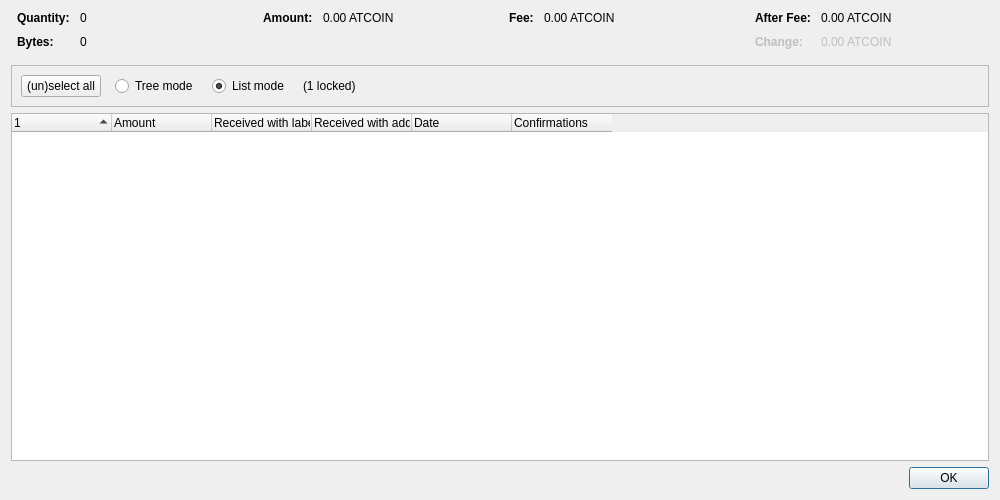
<?xml version="1.0" encoding="UTF-8"?>
<ui version="4.0">
 <class>CoinControlDialog</class>
 <widget class="QDialog" name="CoinControlDialog">
  <property name="geometry">
   <rect>
    <x>0</x>
    <y>0</y>
    <width>1000</width>
    <height>500</height>
   </rect>
  </property>
  <property name="windowTitle">
   <string>Coin Selection</string>
  </property>
  <layout class="QVBoxLayout" name="verticalLayout">
   <item>
    <layout class="QHBoxLayout" name="horizontalLayoutTop" stretch="0,0,0,0">
     <property name="topMargin">
      <number>0</number>
     </property>
     <property name="bottomMargin">
      <number>10</number>
     </property>
     <item>
      <layout class="QFormLayout" name="formLayoutCoinControl1">
       <property name="labelAlignment">
        <set>Qt::AlignLeft|Qt::AlignVCenter</set>
       </property>
       <property name="horizontalSpacing">
        <number>10</number>
       </property>
       <property name="verticalSpacing">
        <number>10</number>
       </property>
       <property name="leftMargin">
        <number>6</number>
       </property>
       <property name="rightMargin">
        <number>6</number>
       </property>
       <item row="0" column="0">
        <widget class="QLabel" name="labelCoinControlQuantityText">
         <property name="font">
          <font>
           <weight>75</weight>
           <bold>true</bold>
          </font>
         </property>
         <property name="text">
          <string>Quantity:</string>
         </property>
        </widget>
       </item>
       <item row="0" column="1">
        <widget class="QLabel" name="labelCoinControlQuantity">
         <property name="cursor">
          <cursorShape>IBeamCursor</cursorShape>
         </property>
         <property name="contextMenuPolicy">
          <enum>Qt::ActionsContextMenu</enum>
         </property>
         <property name="text">
          <string notr="true">0</string>
         </property>
         <property name="textInteractionFlags">
          <set>Qt::LinksAccessibleByMouse|Qt::TextSelectableByKeyboard|Qt::TextSelectableByMouse</set>
         </property>
        </widget>
       </item>
       <item row="1" column="0">
        <widget class="QLabel" name="labelCoinControlBytesText">
         <property name="font">
          <font>
           <weight>75</weight>
           <bold>true</bold>
          </font>
         </property>
         <property name="text">
          <string>Bytes:</string>
         </property>
        </widget>
       </item>
       <item row="1" column="1">
        <widget class="QLabel" name="labelCoinControlBytes">
         <property name="cursor">
          <cursorShape>IBeamCursor</cursorShape>
         </property>
         <property name="contextMenuPolicy">
          <enum>Qt::ActionsContextMenu</enum>
         </property>
         <property name="text">
          <string notr="true">0</string>
         </property>
         <property name="textInteractionFlags">
          <set>Qt::LinksAccessibleByMouse|Qt::TextSelectableByKeyboard|Qt::TextSelectableByMouse</set>
         </property>
        </widget>
       </item>
      </layout>
     </item>
     <item>
      <layout class="QFormLayout" name="formLayoutCoinControl2">
       <property name="horizontalSpacing">
        <number>10</number>
       </property>
       <property name="verticalSpacing">
        <number>10</number>
       </property>
       <property name="leftMargin">
        <number>6</number>
       </property>
       <property name="rightMargin">
        <number>6</number>
       </property>
       <item row="0" column="0">
        <widget class="QLabel" name="labelCoinControlAmountText">
         <property name="font">
          <font>
           <weight>75</weight>
           <bold>true</bold>
          </font>
         </property>
         <property name="text">
          <string>Amount:</string>
         </property>
        </widget>
       </item>
       <item row="0" column="1">
        <widget class="QLabel" name="labelCoinControlAmount">
         <property name="cursor">
          <cursorShape>IBeamCursor</cursorShape>
         </property>
         <property name="contextMenuPolicy">
          <enum>Qt::ActionsContextMenu</enum>
         </property>
         <property name="text">
          <string notr="true">0.00 ATCOIN</string>
         </property>
         <property name="textInteractionFlags">
          <set>Qt::LinksAccessibleByMouse|Qt::TextSelectableByKeyboard|Qt::TextSelectableByMouse</set>
         </property>
        </widget>
       </item>
      </layout>
     </item>
     <item>
      <layout class="QFormLayout" name="formLayoutCoinControl3">
       <property name="horizontalSpacing">
        <number>10</number>
       </property>
       <property name="verticalSpacing">
        <number>10</number>
       </property>
       <property name="leftMargin">
        <number>6</number>
       </property>
       <property name="rightMargin">
        <number>6</number>
       </property>
       <item row="0" column="0">
        <widget class="QLabel" name="labelCoinControlFeeText">
         <property name="font">
          <font>
           <weight>75</weight>
           <bold>true</bold>
          </font>
         </property>
         <property name="text">
          <string>Fee:</string>
         </property>
        </widget>
       </item>
       <item row="0" column="1">
        <widget class="QLabel" name="labelCoinControlFee">
         <property name="cursor">
          <cursorShape>IBeamCursor</cursorShape>
         </property>
         <property name="contextMenuPolicy">
          <enum>Qt::ActionsContextMenu</enum>
         </property>
         <property name="text">
          <string notr="true">0.00 ATCOIN</string>
         </property>
         <property name="textInteractionFlags">
          <set>Qt::LinksAccessibleByMouse|Qt::TextSelectableByKeyboard|Qt::TextSelectableByMouse</set>
         </property>
        </widget>
       </item>
      </layout>
     </item>
     <item>
      <layout class="QFormLayout" name="formLayoutCoinControl4">
       <property name="labelAlignment">
        <set>Qt::AlignLeft|Qt::AlignVCenter</set>
       </property>
       <property name="horizontalSpacing">
        <number>10</number>
       </property>
       <property name="verticalSpacing">
        <number>10</number>
       </property>
       <property name="leftMargin">
        <number>6</number>
       </property>
       <property name="rightMargin">
        <number>6</number>
       </property>
       <item row="0" column="0">
        <widget class="QLabel" name="labelCoinControlAfterFeeText">
         <property name="font">
          <font>
           <weight>75</weight>
           <bold>true</bold>
          </font>
         </property>
         <property name="text">
          <string>After Fee:</string>
         </property>
        </widget>
       </item>
       <item row="0" column="1">
        <widget class="QLabel" name="labelCoinControlAfterFee">
         <property name="cursor">
          <cursorShape>IBeamCursor</cursorShape>
         </property>
         <property name="contextMenuPolicy">
          <enum>Qt::ActionsContextMenu</enum>
         </property>
         <property name="text">
          <string notr="true">0.00 ATCOIN</string>
         </property>
         <property name="textInteractionFlags">
          <set>Qt::LinksAccessibleByMouse|Qt::TextSelectableByKeyboard|Qt::TextSelectableByMouse</set>
         </property>
        </widget>
       </item>
       <item row="1" column="0">
        <widget class="QLabel" name="labelCoinControlChangeText">
         <property name="enabled">
          <bool>false</bool>
         </property>
         <property name="font">
          <font>
           <weight>75</weight>
           <bold>true</bold>
          </font>
         </property>
         <property name="text">
          <string>Change:</string>
         </property>
        </widget>
       </item>
       <item row="1" column="1">
        <widget class="QLabel" name="labelCoinControlChange">
         <property name="enabled">
          <bool>false</bool>
         </property>
         <property name="cursor">
          <cursorShape>IBeamCursor</cursorShape>
         </property>
         <property name="contextMenuPolicy">
          <enum>Qt::ActionsContextMenu</enum>
         </property>
         <property name="text">
          <string notr="true">0.00 ATCOIN</string>
         </property>
         <property name="textInteractionFlags">
          <set>Qt::LinksAccessibleByMouse|Qt::TextSelectableByKeyboard|Qt::TextSelectableByMouse</set>
         </property>
        </widget>
       </item>
      </layout>
     </item>
    </layout>
   </item>
   <item>
    <widget class="QFrame" name="frame">
     <property name="minimumSize">
      <size>
       <width>0</width>
       <height>40</height>
      </size>
     </property>
     <property name="frameShape">
      <enum>QFrame::StyledPanel</enum>
     </property>
     <property name="frameShadow">
      <enum>QFrame::Sunken</enum>
     </property>
     <layout class="QHBoxLayout" name="horizontalLayout">
      <item>
       <layout class="QHBoxLayout" name="horizontalLayoutPanel" stretch="0,0,0,0,0">
        <property name="spacing">
         <number>14</number>
        </property>
        <item>
         <widget class="QPushButton" name="pushButtonSelectAll">
          <property name="sizePolicy">
           <sizepolicy hsizetype="Maximum" vsizetype="Fixed">
            <horstretch>0</horstretch>
            <verstretch>0</verstretch>
           </sizepolicy>
          </property>
          <property name="text">
           <string>(un)select all</string>
          </property>
          <property name="autoDefault">
           <bool>false</bool>
          </property>
         </widget>
        </item>
        <item>
         <widget class="QRadioButton" name="radioTreeMode">
          <property name="sizePolicy">
           <sizepolicy hsizetype="Maximum" vsizetype="Fixed">
            <horstretch>0</horstretch>
            <verstretch>0</verstretch>
           </sizepolicy>
          </property>
          <property name="text">
           <string>Tree mode</string>
          </property>
         </widget>
        </item>
        <item>
         <widget class="QRadioButton" name="radioListMode">
          <property name="sizePolicy">
           <sizepolicy hsizetype="Maximum" vsizetype="Fixed">
            <horstretch>0</horstretch>
            <verstretch>0</verstretch>
           </sizepolicy>
          </property>
          <property name="text">
           <string>List mode</string>
          </property>
          <property name="checked">
           <bool>true</bool>
          </property>
         </widget>
        </item>
        <item>
         <widget class="QLabel" name="labelLocked">
          <property name="text">
           <string notr="true">(1 locked)</string>
          </property>
         </widget>
        </item>
        <item>
         <spacer name="horizontalSpacer">
          <property name="orientation">
           <enum>Qt::Horizontal</enum>
          </property>
          <property name="sizeHint" stdset="0">
           <size>
            <width>40</width>
            <height>20</height>
           </size>
          </property>
         </spacer>
        </item>
       </layout>
      </item>
     </layout>
    </widget>
   </item>
   <item>
    <widget class="CoinControlTreeWidget" name="treeWidget">
     <property name="contextMenuPolicy">
      <enum>Qt::CustomContextMenu</enum>
     </property>
     <property name="sortingEnabled">
      <bool>false</bool>
     </property>
     <property name="columnCount">
      <number>6</number>
     </property>
     <attribute name="headerShowSortIndicator" stdset="0">
      <bool>true</bool>
     </attribute>
     <attribute name="headerStretchLastSection">
      <bool>false</bool>
     </attribute>
     <column>
      <property name="text">
       <string/>
      </property>
     </column>
     <column>
      <property name="text">
       <string>Amount</string>
      </property>
     </column>
     <column>
      <property name="text">
       <string>Received with label</string>
      </property>
     </column>
     <column>
      <property name="text">
       <string>Received with address</string>
      </property>
     </column>
     <column>
      <property name="text">
       <string>Date</string>
      </property>
     </column>
     <column>
      <property name="text">
       <string>Confirmations</string>
      </property>
      <property name="toolTip">
       <string>Confirmed</string>
      </property>
     </column>
     <column>
      <property name="text">
       <string/>
      </property>
     </column>
     <column>
      <property name="text">
       <string/>
      </property>
     </column>
     <column>
      <property name="text">
       <string/>
      </property>
     </column>
     <column>
      <property name="text">
       <string/>
      </property>
     </column>
    </widget>
   </item>
   <item>
    <widget class="QDialogButtonBox" name="buttonBox">
     <property name="orientation">
      <enum>Qt::Horizontal</enum>
     </property>
     <property name="standardButtons">
      <set>QDialogButtonBox::Ok</set>
     </property>
    </widget>
   </item>
  </layout>
 </widget>
 <customwidgets>
  <customwidget>
   <class>CoinControlTreeWidget</class>
   <extends>QTreeWidget</extends>
   <header>qt/coincontroltreewidget.h</header>
  </customwidget>
 </customwidgets>
 <resources/>
 <connections/>
</ui>
